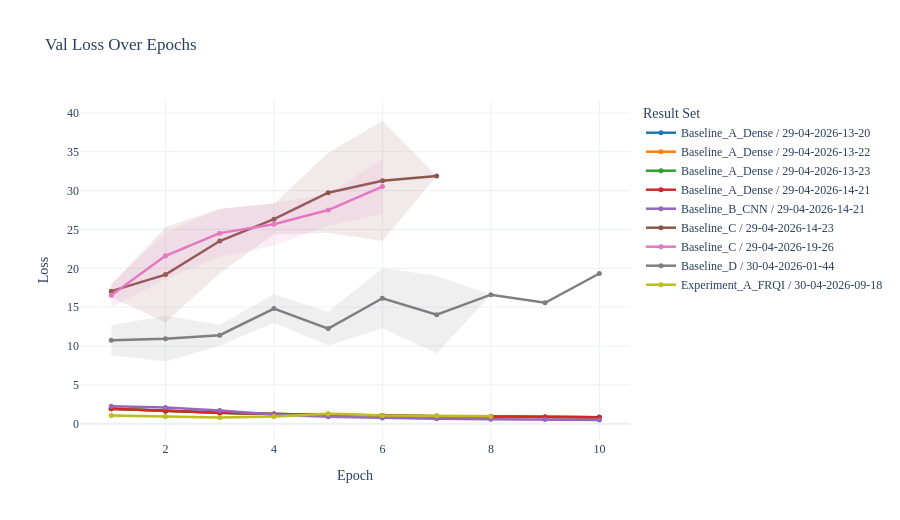
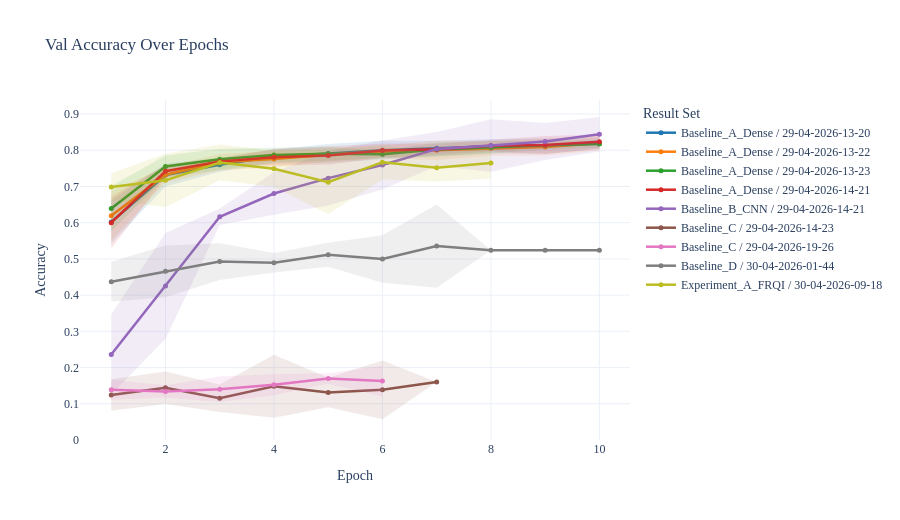
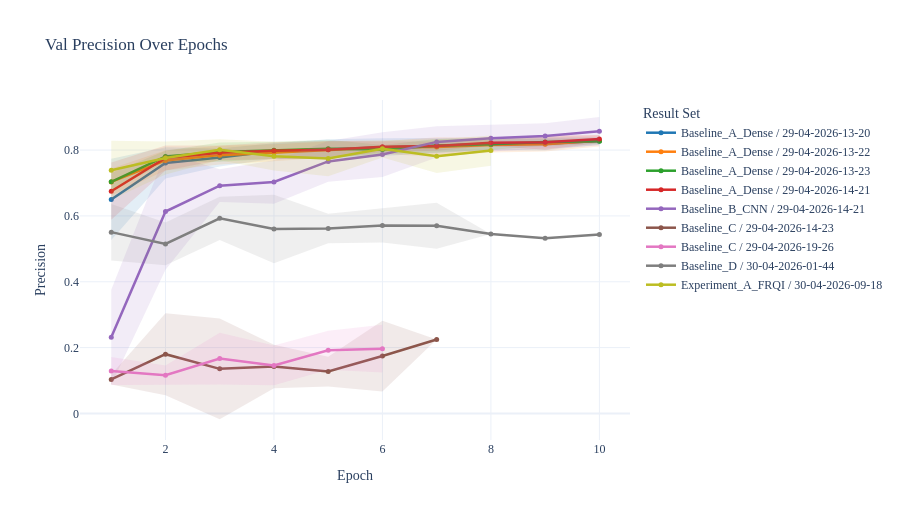

The cell these charts' notebook holds for them, in order:
### Markdown cell above
## Epoch Curve Comparison

### Code cell
def color_with_alpha(color: str, alpha: float) -> str:
    if color.startswith("#"):
        value = color.lstrip("#")
        if len(value) == 3:
            value = "".join(channel * 2 for channel in value)
        red, green, blue = (int(value[index:index + 2], 16) for index in (0, 2, 4))
        return f"rgba({red},{green},{blue},{alpha})"
    if color.startswith("rgb("):
        return color.replace("rgb(", "rgba(").replace(")", f",{alpha})")
    return f"rgba(0,0,0,{alpha})"


def plot_epoch_metric_comparison(metric: str, split: str = "val") -> go.Figure:
    data = epoch_long[
        (epoch_long["result_set"].isin(comparison_result_sets))
        & (epoch_long["metric"] == metric)
        & (epoch_long["split"] == split)
    ].copy()
    if data.empty:
        raise ValueError(f"No epoch data found for metric={metric!r}, split={split!r}.")

    aggregated = aggregate_with_ci(data, ["result_set", "pipeline", "Epoch", "split", "metric"])
    color_map = {
        result_set: px.colors.qualitative.D3[index % len(px.colors.qualitative.D3)]
        for index, result_set in enumerate(comparison_result_sets)
    }

    fig = go.Figure()
    for result_set in comparison_result_sets:
        result_df = aggregated[aggregated["result_set"] == result_set].sort_values("Epoch")
        if result_df.empty:
            continue
        color = color_map[result_set]
        add_ci_band(
            fig,
            result_df["Epoch"],
            result_df["lower"],
            result_df["upper"],
            color_with_alpha(color, 0.12),
            f"{result_set} 95% CI",
        )
        fig.add_trace(
            go.Scatter(
                x=result_df["Epoch"],
                y=result_df["mean"],
                mode="lines+markers",
                line=dict(color=color, width=2.5),
                marker=dict(size=5),
                name=result_set,
                hovertemplate="epoch=%{x}<br>mean=%{y:.4f}<extra></extra>",
            )
        )

    fig.update_layout(
        title=f"{split.title()} {metric.title()} Over Epochs",
        height=520,
        hovermode="x unified",
        xaxis_title="Epoch",
        yaxis_title=metric.title(),
        legend_title_text="Result Set",
    )
    return fig


COMPARE_SPLIT = "val"
for metric in [metric for metric in METRIC_ORDER if metric in epoch_long["metric"].unique()]:
    plot_epoch_metric_comparison(metric, split=COMPARE_SPLIT).show()

### Figure 1 — Plotly figure (JSON) as saved in the notebook; plotly's stock layout.template omitted (floating-point values rounded to 4 significant figures)
{"data": [{"fill": "toself", "fillcolor": "rgba(31,119,180,0.12)", "hoverinfo": "skip", "line": {"color": "rgba(255,255,255,0)"}, "name": "Baseline_A_Dense / 29-04-2026-13-20 95% CI", "showlegend": false, "type": "scatter", "x": [1, 2, 3, 4, 5, 6, 7, 8, 9, 10, 10, 9, 8, 7, 6, 5, 4, 3, 2, 1], "y": [1.949, 1.658, 1.446, 1.287, 1.166, 1.072, 0.9992, 0.9371, 0.8875, 0.8449, 0.7909, 0.8305, 0.8798, 0.939, 1.012, 1.105, 1.226, 1.385, 1.602, 1.899]}, {"hovertemplate": "epoch=%{x}<br>mean=%{y:.4f}<extra></extra>", "line": {"color": "#1F77B4", "width": 2.5}, "marker": {"size": 5}, "mode": "lines+markers", "name": "Baseline_A_Dense / 29-04-2026-13-20", "type": "scatter", "x": [1, 2, 3, 4, 5, 6, 7, 8, 9, 10], "y": [1.924, 1.63, 1.416, 1.256, 1.135, 1.042, 0.9691, 0.9085, 0.859, 0.8179]}, {"fill": "toself", "fillcolor": "rgba(255,127,14,0.12)", "hoverinfo": "skip", "line": {"color": "rgba(255,255,255,0)"}, "name": "Baseline_A_Dense / 29-04-2026-13-22 95% CI", "showlegend": false, "type": "scatter", "x": [1, 2, 3, 4, 5, 6, 7, 8, 9, 10, 10, 9, 8, 7, 6, 5, 4, 3, 2, 1], "y": [1.943, 1.659, 1.446, 1.289, 1.168, 1.075, 0.9994, 0.9382, 0.888, 0.8459, 0.7879, 0.8279, 0.8764, 0.9336, 1.006, 1.097, 1.215, 1.375, 1.591, 1.887]}, {"hovertemplate": "epoch=%{x}<br>mean=%{y:.4f}<extra></extra>", "line": {"color": "#FF7F0E", "width": 2.5}, "marker": {"size": 5}, "mode": "lines+markers", "name": "Baseline_A_Dense / 29-04-2026-13-22", "type": "scatter", "x": [1, 2, 3, 4, 5, 6, 7, 8, 9, 10], "y": [1.915, 1.625, 1.41, 1.252, 1.132, 1.041, 0.9665, 0.9073, 0.858, 0.8169]}, {"fill": "toself", "fillcolor": "rgba(44,160,44,0.12)", "hoverinfo": "skip", "line": {"color": "rgba(255,255,255,0)"}, "name": "Baseline_A_Dense / 29-04-2026-13-23 95% CI", "showlegend": false, "type": "scatter", "x": [1, 2, 3, 4, 5, 6, 7, 8, 9, 10, 10, 9, 8, 7, 6, 5, 4, 3, 2, 1], "y": [1.942, 1.655, 1.442, 1.282, 1.162, 1.07, 0.9952, 0.9349, 0.8852, 0.8435, 0.7899, 0.831, 0.8791, 0.9374, 1.009, 1.103, 1.222, 1.381, 1.599, 1.891]}, {"hovertemplate": "epoch=%{x}<br>mean=%{y:.4f}<extra></extra>", "line": {"color": "#2CA02C", "width": 2.5}, "marker": {"size": 5}, "mode": "lines+markers", "name": "Baseline_A_Dense / 29-04-2026-13-23", "type": "scatter", "x": [1, 2, 3, 4, 5, 6, 7, 8, 9, 10], "y": [1.916, 1.627, 1.412, 1.252, 1.133, 1.04, 0.9663, 0.907, 0.8581, 0.8167]}, {"fill": "toself", "fillcolor": "rgba(214,39,40,0.12)", "hoverinfo": "skip", "line": {"color": "rgba(255,255,255,0)"}, "name": "Baseline_A_Dense / 29-04-2026-14-21 95% CI", "showlegend": false, "type": "scatter", "x": [1, 2, 3, 4, 5, 6, 7, 8, 9, 10, 10, 9, 8, 7, 6, 5, 4, 3, 2, 1], "y": [1.942, 1.653, 1.441, 1.281, 1.161, 1.068, 0.993, 0.9316, 0.8811, 0.8396, 0.7969, 0.8368, 0.8855, 0.9429, 1.016, 1.109, 1.228, 1.387, 1.602, 1.895]}, {"hovertemplate": "epoch=%{x}<br>mean=%{y:.4f}<extra></extra>", "line": {"color": "#D62728", "width": 2.5}, "marker": {"size": 5}, "mode": "lines+markers", "name": "Baseline_A_Dense / 29-04-2026-14-21", "type": "scatter", "x": [1, 2, 3, 4, 5, 6, 7, 8, 9, 10], "y": [1.918, 1.628, 1.414, 1.254, 1.135, 1.042, 0.968, 0.9086, 0.8589, 0.8182]}, {"fill": "toself", "fillcolor": "rgba(148,103,189,0.12)", "hoverinfo": "skip", "line": {"color": "rgba(255,255,255,0)"}, "name": "Baseline_B_CNN / 29-04-2026-14-21 95% CI", "showlegend": false, "type": "scatter", "x": [1, 2, 3, 4, 5, 6, 7, 8, 9, 10, 10, 9, 8, 7, 6, 5, 4, 3, 2, 1], "y": [2.263, 2.144, 1.816, 1.325, 1.028, 0.8639, 0.7393, 0.7265, 0.6295, 0.5926, 0.3807, 0.4485, 0.4271, 0.5297, 0.6097, 0.7489, 1.031, 1.547, 2.011, 2.23]}, {"hovertemplate": "epoch=%{x}<br>mean=%{y:.4f}<extra></extra>", "line": {"color": "#9467BD", "width": 2.5}, "marker": {"size": 5}, "mode": "lines+markers", "name": "Baseline_B_CNN / 29-04-2026-14-21", "type": "scatter", "x": [1, 2, 3, 4, 5, 6, 7, 8, 9, 10], "y": [2.247, 2.077, 1.681, 1.178, 0.8883, 0.7368, 0.6345, 0.5768, 0.539, 0.4866]}, {"fill": "toself", "fillcolor": "rgba(140,86,75,0.12)", "hoverinfo": "skip", "line": {"color": "rgba(255,255,255,0)"}, "name": "Baseline_C / 29-04-2026-14-23 95% CI", "showlegend": false, "type": "scatter", "x": [1, 2, 3, 4, 5, 6, 7, 7, 6, 5, 4, 3, 2, 1], "y": [17.86, 25.33, 27.67, 28.32, 34.87, 38.99, 31.89, 31.89, 23.53, 24.59, 24.34, 19.35, 13.05, 16.25]}, {"hovertemplate": "epoch=%{x}<br>mean=%{y:.4f}<extra></extra>", "line": {"color": "#8C564B", "width": 2.5}, "marker": {"size": 5}, "mode": "lines+markers", "name": "Baseline_C / 29-04-2026-14-23", "type": "scatter", "x": [1, 2, 3, 4, 5, 6, 7], "y": [17.06, 19.19, 23.51, 26.33, 29.73, 31.26, 31.89]}, {"fill": "toself", "fillcolor": "rgba(227,119,194,0.12)", "hoverinfo": "skip", "line": {"color": "rgba(255,255,255,0)"}, "name": "Baseline_C / 29-04-2026-19-26 95% CI", "showlegend": false, "type": "scatter", "x": [1, 2, 3, 4, 5, 6, 6, 5, 4, 3, 2, 1], "y": [18.06, 24.57, 27.61, 28.39, 29.53, 34.06, 26.98, 25.47, 22.94, 21.45, 18.64, 15.02]}, {"hovertemplate": "epoch=%{x}<br>mean=%{y:.4f}<extra></extra>", "line": {"color": "#E377C2", "width": 2.5}, "marker": {"size": 5}, "mode": "lines+markers", "name": "Baseline_C / 29-04-2026-19-26", "type": "scatter", "x": [1, 2, 3, 4, 5, 6], "y": [16.54, 21.61, 24.53, 25.67, 27.5, 30.52]}, {"fill": "toself", "fillcolor": "rgba(127,127,127,0.12)", "hoverinfo": "skip", "line": {"color": "rgba(255,255,255,0)"}, "name": "Baseline_D / 30-04-2026-01-44 95% CI", "showlegend": false, "type": "scatter", "x": [1, 2, 3, 4, 5, 6, 7, 8, 9, 10, 10, 9, 8, 7, 6, 5, 4, 3, 2, 1], "y": [12.68, 13.89, 12.72, 16.64, 14.42, 19.99, 19.02, 16.6, 15.56, 19.33, 19.33, 15.56, 16.6, 9.038, 12.29, 10.07, 13.0, 10.05, 7.986, 8.821]}, {"hovertemplate": "epoch=%{x}<br>mean=%{y:.4f}<extra></extra>", "line": {"color": "#7F7F7F", "width": 2.5}, "marker": {"size": 5}, "mode": "lines+markers", "name": "Baseline_D / 30-04-2026-01-44", "type": "scatter", "x": [1, 2, 3, 4, 5, 6, 7, 8, 9, 10], "y": [10.75, 10.94, 11.38, 14.82, 12.24, 16.14, 14.03, 16.6, 15.56, 19.33]}, {"fill": "toself", "fillcolor": "rgba(188,189,34,0.12)", "hoverinfo": "skip", "line": {"color": "rgba(255,255,255,0)"}, "name": "Experiment_A_FRQI / 30-04-2026-09-18 95% CI", "showlegend": false, "type": "scatter", "x": [1, 2, 3, 4, 5, 6, 7, 8, 8, 7, 6, 5, 4, 3, 2, 1], "y": [1.367, 1.122, 0.9985, 1.119, 1.831, 1.34, 1.209, 1.294, 0.6372, 0.8271, 0.7383, 0.7217, 0.7342, 0.6092, 0.7361, 0.7026]}, {"hovertemplate": "epoch=%{x}<br>mean=%{y:.4f}<extra></extra>", "line": {"color": "#BCBD22", "width": 2.5}, "marker": {"size": 5}, "mode": "lines+markers", "name": "Experiment_A_FRQI / 30-04-2026-09-18", "type": "scatter", "x": [1, 2, 3, 4, 5, 6, 7, 8], "y": [1.035, 0.9292, 0.8038, 0.9265, 1.277, 1.039, 1.018, 0.9654]}], "layout": {"height": 520, "hovermode": "x unified", "legend": {"title": {"text": "Result Set"}}, "title": {"text": "Val Loss Over Epochs"}, "xaxis": {"title": {"text": "Epoch"}}, "yaxis": {"title": {"text": "Loss"}}}}

### Figure 2 — Plotly figure (JSON) as saved in the notebook; plotly's stock layout.template omitted (floating-point values rounded to 4 significant figures)
{"data": [{"fill": "toself", "fillcolor": "rgba(31,119,180,0.12)", "hoverinfo": "skip", "line": {"color": "rgba(255,255,255,0)"}, "name": "Baseline_A_Dense / 29-04-2026-13-20 95% CI", "showlegend": false, "type": "scatter", "x": [1, 2, 3, 4, 5, 6, 7, 8, 9, 10, 10, 9, 8, 7, 6, 5, 4, 3, 2, 1], "y": [0.6611, 0.7632, 0.7794, 0.8018, 0.8175, 0.8259, 0.8264, 0.8309, 0.8323, 0.8349, 0.8032, 0.7902, 0.7917, 0.784, 0.7741, 0.7652, 0.7635, 0.7409, 0.7, 0.5424]}, {"hovertemplate": "epoch=%{x}<br>mean=%{y:.4f}<extra></extra>", "line": {"color": "#1F77B4", "width": 2.5}, "marker": {"size": 5}, "mode": "lines+markers", "name": "Baseline_A_Dense / 29-04-2026-13-20", "type": "scatter", "x": [1, 2, 3, 4, 5, 6, 7, 8, 9, 10], "y": [0.6017, 0.7316, 0.7602, 0.7827, 0.7913, 0.8, 0.8052, 0.8113, 0.8113, 0.819]}, {"fill": "toself", "fillcolor": "rgba(255,127,14,0.12)", "hoverinfo": "skip", "line": {"color": "rgba(255,255,255,0)"}, "name": "Baseline_A_Dense / 29-04-2026-13-22 95% CI", "showlegend": false, "type": "scatter", "x": [1, 2, 3, 4, 5, 6, 7, 8, 9, 10, 10, 9, 8, 7, 6, 5, 4, 3, 2, 1], "y": [0.687, 0.7548, 0.7897, 0.7993, 0.8065, 0.8133, 0.827, 0.8257, 0.8316, 0.8389, 0.7992, 0.7857, 0.7847, 0.773, 0.7781, 0.7693, 0.7522, 0.7445, 0.7102, 0.5511]}, {"hovertemplate": "epoch=%{x}<br>mean=%{y:.4f}<extra></extra>", "line": {"color": "#FF7F0E", "width": 2.5}, "marker": {"size": 5}, "mode": "lines+markers", "name": "Baseline_A_Dense / 29-04-2026-13-22", "type": "scatter", "x": [1, 2, 3, 4, 5, 6, 7, 8, 9, 10], "y": [0.619, 0.7325, 0.7671, 0.7758, 0.7879, 0.7957, 0.8, 0.8052, 0.8087, 0.819]}, {"fill": "toself", "fillcolor": "rgba(44,160,44,0.12)", "hoverinfo": "skip", "line": {"color": "rgba(255,255,255,0)"}, "name": "Baseline_A_Dense / 29-04-2026-13-23 95% CI", "showlegend": false, "type": "scatter", "x": [1, 2, 3, 4, 5, 6, 7, 8, 9, 10, 10, 9, 8, 7, 6, 5, 4, 3, 2, 1], "y": [0.7015, 0.7858, 0.8038, 0.8069, 0.8097, 0.7991, 0.8213, 0.8255, 0.8259, 0.8277, 0.807, 0.8018, 0.7901, 0.7822, 0.7784, 0.7712, 0.7671, 0.7459, 0.7242, 0.5764]}, {"hovertemplate": "epoch=%{x}<br>mean=%{y:.4f}<extra></extra>", "line": {"color": "#2CA02C", "width": 2.5}, "marker": {"size": 5}, "mode": "lines+markers", "name": "Baseline_A_Dense / 29-04-2026-13-23", "type": "scatter", "x": [1, 2, 3, 4, 5, 6, 7, 8, 9, 10], "y": [0.639, 0.755, 0.7749, 0.787, 0.7905, 0.7887, 0.8017, 0.8078, 0.8139, 0.8173]}, {"fill": "toself", "fillcolor": "rgba(214,39,40,0.12)", "hoverinfo": "skip", "line": {"color": "rgba(255,255,255,0)"}, "name": "Baseline_A_Dense / 29-04-2026-14-21 95% CI", "showlegend": false, "type": "scatter", "x": [1, 2, 3, 4, 5, 6, 7, 8, 9, 10, 10, 9, 8, 7, 6, 5, 4, 3, 2, 1], "y": [0.671, 0.7597, 0.777, 0.8039, 0.8109, 0.8187, 0.8176, 0.8276, 0.8395, 0.8425, 0.8042, 0.79, 0.7966, 0.7876, 0.7795, 0.7596, 0.758, 0.7607, 0.7243, 0.529]}, {"hovertemplate": "epoch=%{x}<br>mean=%{y:.4f}<extra></extra>", "line": {"color": "#D62728", "width": 2.5}, "marker": {"size": 5}, "mode": "lines+markers", "name": "Baseline_A_Dense / 29-04-2026-14-21", "type": "scatter", "x": [1, 2, 3, 4, 5, 6, 7, 8, 9, 10], "y": [0.6, 0.742, 0.7688, 0.781, 0.7853, 0.7991, 0.8026, 0.8121, 0.8147, 0.8234]}, {"fill": "toself", "fillcolor": "rgba(148,103,189,0.12)", "hoverinfo": "skip", "line": {"color": "rgba(255,255,255,0)"}, "name": "Baseline_B_CNN / 29-04-2026-14-21 95% CI", "showlegend": false, "type": "scatter", "x": [1, 2, 3, 4, 5, 6, 7, 8, 9, 10, 10, 9, 8, 7, 6, 5, 4, 3, 2, 1], "y": [0.3467, 0.5715, 0.6394, 0.7391, 0.7985, 0.8271, 0.8506, 0.8856, 0.8753, 0.8918, 0.7965, 0.7732, 0.7403, 0.7564, 0.6915, 0.6474, 0.622, 0.5935, 0.2787, 0.126]}, {"hovertemplate": "epoch=%{x}<br>mean=%{y:.4f}<extra></extra>", "line": {"color": "#9467BD", "width": 2.5}, "marker": {"size": 5}, "mode": "lines+markers", "name": "Baseline_B_CNN / 29-04-2026-14-21", "type": "scatter", "x": [1, 2, 3, 4, 5, 6, 7, 8, 9, 10], "y": [0.2364, 0.4251, 0.6165, 0.6805, 0.7229, 0.7593, 0.8035, 0.813, 0.8242, 0.8442]}, {"fill": "toself", "fillcolor": "rgba(140,86,75,0.12)", "hoverinfo": "skip", "line": {"color": "rgba(255,255,255,0)"}, "name": "Baseline_C / 29-04-2026-14-23 95% CI", "showlegend": false, "type": "scatter", "x": [1, 2, 3, 4, 5, 6, 7, 7, 6, 5, 4, 3, 2, 1], "y": [0.1676, 0.1891, 0.1532, 0.2356, 0.172, 0.2197, 0.1602, 0.1602, 0.05734, 0.0906, 0.06171, 0.07767, 0.09953, 0.08064]}, {"hovertemplate": "epoch=%{x}<br>mean=%{y:.4f}<extra></extra>", "line": {"color": "#8C564B", "width": 2.5}, "marker": {"size": 5}, "mode": "lines+markers", "name": "Baseline_C / 29-04-2026-14-23", "type": "scatter", "x": [1, 2, 3, 4, 5, 6, 7], "y": [0.1241, 0.1443, 0.1154, 0.1486, 0.1313, 0.1385, 0.1602]}, {"fill": "toself", "fillcolor": "rgba(227,119,194,0.12)", "hoverinfo": "skip", "line": {"color": "rgba(255,255,255,0)"}, "name": "Baseline_C / 29-04-2026-19-26 95% CI", "showlegend": false, "type": "scatter", "x": [1, 2, 3, 4, 5, 6, 6, 5, 4, 3, 2, 1], "y": [0.1662, 0.1512, 0.1754, 0.1814, 0.1841, 0.2054, 0.1202, 0.1553, 0.1233, 0.1051, 0.1172, 0.1109]}, {"hovertemplate": "epoch=%{x}<br>mean=%{y:.4f}<extra></extra>", "line": {"color": "#E377C2", "width": 2.5}, "marker": {"size": 5}, "mode": "lines+markers", "name": "Baseline_C / 29-04-2026-19-26", "type": "scatter", "x": [1, 2, 3, 4, 5, 6], "y": [0.1385, 0.1342, 0.1403, 0.1524, 0.1697, 0.1628]}, {"fill": "toself", "fillcolor": "rgba(127,127,127,0.12)", "hoverinfo": "skip", "line": {"color": "rgba(255,255,255,0)"}, "name": "Baseline_D / 30-04-2026-01-44 95% CI", "showlegend": false, "type": "scatter", "x": [1, 2, 3, 4, 5, 6, 7, 8, 9, 10, 10, 9, 8, 7, 6, 5, 4, 3, 2, 1], "y": [0.4919, 0.5372, 0.5434, 0.5161, 0.5447, 0.5652, 0.6503, 0.5238, 0.5238, 0.5238, 0.5238, 0.5238, 0.5238, 0.4204, 0.4339, 0.4787, 0.4623, 0.4419, 0.3944, 0.3825]}, {"hovertemplate": "epoch=%{x}<br>mean=%{y:.4f}<extra></extra>", "line": {"color": "#7F7F7F", "width": 2.5}, "marker": {"size": 5}, "mode": "lines+markers", "name": "Baseline_D / 30-04-2026-01-44", "type": "scatter", "x": [1, 2, 3, 4, 5, 6, 7, 8, 9, 10], "y": [0.4372, 0.4658, 0.4926, 0.4892, 0.5117, 0.4996, 0.5354, 0.5238, 0.5238, 0.5238]}, {"fill": "toself", "fillcolor": "rgba(188,189,34,0.12)", "hoverinfo": "skip", "line": {"color": "rgba(255,255,255,0)"}, "name": "Experiment_A_FRQI / 30-04-2026-09-18 95% CI", "showlegend": false, "type": "scatter", "x": [1, 2, 3, 4, 5, 6, 7, 8, 8, 7, 6, 5, 4, 3, 2, 1], "y": [0.7364, 0.7904, 0.8156, 0.7996, 0.7993, 0.8149, 0.7893, 0.8083, 0.7213, 0.7138, 0.7193, 0.6241, 0.6982, 0.7168, 0.6433, 0.661]}, {"hovertemplate": "epoch=%{x}<br>mean=%{y:.4f}<extra></extra>", "line": {"color": "#BCBD22", "width": 2.5}, "marker": {"size": 5}, "mode": "lines+markers", "name": "Experiment_A_FRQI / 30-04-2026-09-18", "type": "scatter", "x": [1, 2, 3, 4, 5, 6, 7, 8], "y": [0.6987, 0.7169, 0.7662, 0.7489, 0.7117, 0.7671, 0.7515, 0.7648]}], "layout": {"height": 520, "hovermode": "x unified", "legend": {"title": {"text": "Result Set"}}, "title": {"text": "Val Accuracy Over Epochs"}, "xaxis": {"title": {"text": "Epoch"}}, "yaxis": {"title": {"text": "Accuracy"}}}}

### Figure 3 — Plotly figure (JSON) as saved in the notebook; plotly's stock layout.template omitted (floating-point values rounded to 4 significant figures)
{"data": [{"fill": "toself", "fillcolor": "rgba(31,119,180,0.12)", "hoverinfo": "skip", "line": {"color": "rgba(255,255,255,0)"}, "name": "Baseline_A_Dense / 29-04-2026-13-20 95% CI", "showlegend": false, "type": "scatter", "x": [1, 2, 3, 4, 5, 6, 7, 8, 9, 10, 10, 9, 8, 7, 6, 5, 4, 3, 2, 1], "y": [0.7737, 0.8083, 0.8047, 0.8204, 0.8326, 0.8361, 0.8364, 0.838, 0.8386, 0.8392, 0.8164, 0.7997, 0.8001, 0.7905, 0.7805, 0.7725, 0.7738, 0.7498, 0.7136, 0.5265]}, {"hovertemplate": "epoch=%{x}<br>mean=%{y:.4f}<extra></extra>", "line": {"color": "#1F77B4", "width": 2.5}, "marker": {"size": 5}, "mode": "lines+markers", "name": "Baseline_A_Dense / 29-04-2026-13-20", "type": "scatter", "x": [1, 2, 3, 4, 5, 6, 7, 8, 9, 10], "y": [0.6501, 0.761, 0.7773, 0.7971, 0.8026, 0.8083, 0.8135, 0.819, 0.8192, 0.8278]}, {"fill": "toself", "fillcolor": "rgba(255,127,14,0.12)", "hoverinfo": "skip", "line": {"color": "rgba(255,255,255,0)"}, "name": "Baseline_A_Dense / 29-04-2026-13-22 95% CI", "showlegend": false, "type": "scatter", "x": [1, 2, 3, 4, 5, 6, 7, 8, 9, 10, 10, 9, 8, 7, 6, 5, 4, 3, 2, 1], "y": [0.7444, 0.7992, 0.8135, 0.8177, 0.8259, 0.8267, 0.8393, 0.8378, 0.8407, 0.846, 0.8107, 0.7954, 0.7925, 0.7795, 0.7882, 0.7766, 0.7664, 0.7558, 0.738, 0.6621]}, {"hovertemplate": "epoch=%{x}<br>mean=%{y:.4f}<extra></extra>", "line": {"color": "#FF7F0E", "width": 2.5}, "marker": {"size": 5}, "mode": "lines+markers", "name": "Baseline_A_Dense / 29-04-2026-13-22", "type": "scatter", "x": [1, 2, 3, 4, 5, 6, 7, 8, 9, 10], "y": [0.7033, 0.7686, 0.7847, 0.792, 0.8013, 0.8075, 0.8094, 0.8152, 0.818, 0.8283]}, {"fill": "toself", "fillcolor": "rgba(44,160,44,0.12)", "hoverinfo": "skip", "line": {"color": "rgba(255,255,255,0)"}, "name": "Baseline_A_Dense / 29-04-2026-13-23 95% CI", "showlegend": false, "type": "scatter", "x": [1, 2, 3, 4, 5, 6, 7, 8, 9, 10, 10, 9, 8, 7, 6, 5, 4, 3, 2, 1], "y": [0.7303, 0.798, 0.8227, 0.825, 0.8317, 0.8157, 0.8337, 0.8342, 0.8359, 0.835, 0.8183, 0.8126, 0.8008, 0.7926, 0.788, 0.7762, 0.774, 0.7648, 0.7633, 0.6771]}, {"hovertemplate": "epoch=%{x}<br>mean=%{y:.4f}<extra></extra>", "line": {"color": "#2CA02C", "width": 2.5}, "marker": {"size": 5}, "mode": "lines+markers", "name": "Baseline_A_Dense / 29-04-2026-13-23", "type": "scatter", "x": [1, 2, 3, 4, 5, 6, 7, 8, 9, 10], "y": [0.7037, 0.7807, 0.7938, 0.7995, 0.804, 0.8019, 0.8132, 0.8175, 0.8243, 0.8266]}, {"fill": "toself", "fillcolor": "rgba(214,39,40,0.12)", "hoverinfo": "skip", "line": {"color": "rgba(255,255,255,0)"}, "name": "Baseline_A_Dense / 29-04-2026-14-21 95% CI", "showlegend": false, "type": "scatter", "x": [1, 2, 3, 4, 5, 6, 7, 8, 9, 10, 10, 9, 8, 7, 6, 5, 4, 3, 2, 1], "y": [0.7619, 0.8136, 0.8141, 0.8239, 0.8273, 0.8265, 0.8261, 0.8318, 0.846, 0.8451, 0.8219, 0.8011, 0.8127, 0.7981, 0.794, 0.7752, 0.7713, 0.7692, 0.7381, 0.5882]}, {"hovertemplate": "epoch=%{x}<br>mean=%{y:.4f}<extra></extra>", "line": {"color": "#D62728", "width": 2.5}, "marker": {"size": 5}, "mode": "lines+markers", "name": "Baseline_A_Dense / 29-04-2026-14-21", "type": "scatter", "x": [1, 2, 3, 4, 5, 6, 7, 8, 9, 10], "y": [0.6751, 0.7759, 0.7916, 0.7976, 0.8013, 0.8102, 0.8121, 0.8222, 0.8236, 0.8335]}, {"fill": "toself", "fillcolor": "rgba(148,103,189,0.12)", "hoverinfo": "skip", "line": {"color": "rgba(255,255,255,0)"}, "name": "Baseline_B_CNN / 29-04-2026-14-21 95% CI", "showlegend": false, "type": "scatter", "x": [1, 2, 3, 4, 5, 6, 7, 8, 9, 10, 10, 9, 8, 7, 6, 5, 4, 3, 2, 1], "y": [0.3758, 0.7901, 0.7416, 0.7694, 0.8277, 0.8544, 0.8723, 0.8764, 0.8813, 0.9005, 0.814, 0.8046, 0.7958, 0.7774, 0.7185, 0.7036, 0.6367, 0.6422, 0.4366, 0.08694]}, {"hovertemplate": "epoch=%{x}<br>mean=%{y:.4f}<extra></extra>", "line": {"color": "#9467BD", "width": 2.5}, "marker": {"size": 5}, "mode": "lines+markers", "name": "Baseline_B_CNN / 29-04-2026-14-21", "type": "scatter", "x": [1, 2, 3, 4, 5, 6, 7, 8, 9, 10], "y": [0.2313, 0.6134, 0.6919, 0.703, 0.7656, 0.7865, 0.8249, 0.8361, 0.843, 0.8573]}, {"fill": "toself", "fillcolor": "rgba(140,86,75,0.12)", "hoverinfo": "skip", "line": {"color": "rgba(255,255,255,0)"}, "name": "Baseline_C / 29-04-2026-14-23 95% CI", "showlegend": false, "type": "scatter", "x": [1, 2, 3, 4, 5, 6, 7, 7, 6, 5, 4, 3, 2, 1], "y": [0.1186, 0.3045, 0.2886, 0.209, 0.1726, 0.2816, 0.2247, 0.2247, 0.06694, 0.08197, 0.07628, -0.01763, 0.05535, 0.08804]}, {"hovertemplate": "epoch=%{x}<br>mean=%{y:.4f}<extra></extra>", "line": {"color": "#8C564B", "width": 2.5}, "marker": {"size": 5}, "mode": "lines+markers", "name": "Baseline_C / 29-04-2026-14-23", "type": "scatter", "x": [1, 2, 3, 4, 5, 6, 7], "y": [0.1033, 0.18, 0.1355, 0.1426, 0.1273, 0.1743, 0.2247]}, {"fill": "toself", "fillcolor": "rgba(227,119,194,0.12)", "hoverinfo": "skip", "line": {"color": "rgba(255,255,255,0)"}, "name": "Baseline_C / 29-04-2026-19-26 95% CI", "showlegend": false, "type": "scatter", "x": [1, 2, 3, 4, 5, 6, 6, 5, 4, 3, 2, 1], "y": [0.1711, 0.1458, 0.2454, 0.206, 0.2513, 0.2694, 0.1242, 0.1328, 0.0856, 0.08792, 0.08689, 0.08675]}, {"hovertemplate": "epoch=%{x}<br>mean=%{y:.4f}<extra></extra>", "line": {"color": "#E377C2", "width": 2.5}, "marker": {"size": 5}, "mode": "lines+markers", "name": "Baseline_C / 29-04-2026-19-26", "type": "scatter", "x": [1, 2, 3, 4, 5, 6], "y": [0.1289, 0.1163, 0.1667, 0.1458, 0.192, 0.1968]}, {"fill": "toself", "fillcolor": "rgba(127,127,127,0.12)", "hoverinfo": "skip", "line": {"color": "rgba(255,255,255,0)"}, "name": "Baseline_D / 30-04-2026-01-44 95% CI", "showlegend": false, "type": "scatter", "x": [1, 2, 3, 4, 5, 6, 7, 8, 9, 10, 10, 9, 8, 7, 6, 5, 4, 3, 2, 1], "y": [0.6364, 0.5798, 0.6581, 0.6645, 0.6062, 0.6229, 0.6398, 0.5449, 0.5319, 0.5435, 0.5435, 0.5319, 0.5449, 0.5004, 0.5189, 0.5173, 0.4559, 0.5271, 0.4499, 0.4649]}, {"hovertemplate": "epoch=%{x}<br>mean=%{y:.4f}<extra></extra>", "line": {"color": "#7F7F7F", "width": 2.5}, "marker": {"size": 5}, "mode": "lines+markers", "name": "Baseline_D / 30-04-2026-01-44", "type": "scatter", "x": [1, 2, 3, 4, 5, 6, 7, 8, 9, 10], "y": [0.5507, 0.5149, 0.5926, 0.5602, 0.5617, 0.5709, 0.5701, 0.5449, 0.5319, 0.5435]}, {"fill": "toself", "fillcolor": "rgba(188,189,34,0.12)", "hoverinfo": "skip", "line": {"color": "rgba(255,255,255,0)"}, "name": "Experiment_A_FRQI / 30-04-2026-09-18 95% CI", "showlegend": false, "type": "scatter", "x": [1, 2, 3, 4, 5, 6, 7, 8, 8, 7, 6, 5, 4, 3, 2, 1], "y": [0.8281, 0.8262, 0.8331, 0.8253, 0.8279, 0.8302, 0.8328, 0.8442, 0.7527, 0.7302, 0.7777, 0.7204, 0.7378, 0.7694, 0.7257, 0.6493]}, {"hovertemplate": "epoch=%{x}<br>mean=%{y:.4f}<extra></extra>", "line": {"color": "#BCBD22", "width": 2.5}, "marker": {"size": 5}, "mode": "lines+markers", "name": "Experiment_A_FRQI / 30-04-2026-09-18", "type": "scatter", "x": [1, 2, 3, 4, 5, 6, 7, 8], "y": [0.7387, 0.776, 0.8013, 0.7816, 0.7742, 0.804, 0.7815, 0.7985]}], "layout": {"height": 520, "hovermode": "x unified", "legend": {"title": {"text": "Result Set"}}, "title": {"text": "Val Precision Over Epochs"}, "xaxis": {"title": {"text": "Epoch"}}, "yaxis": {"title": {"text": "Precision"}}}}
